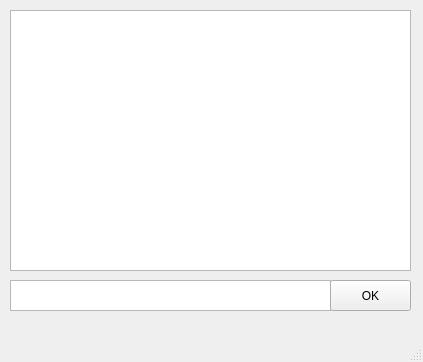
<?xml version="1.0" encoding="UTF-8"?>
<ui version="4.0">
 <class>MainWindow</class>
 <widget class="QMainWindow" name="MainWindow">
  <property name="geometry">
   <rect>
    <x>0</x>
    <y>0</y>
    <width>423</width>
    <height>362</height>
   </rect>
  </property>
  <property name="windowTitle">
   <string>MainWindow</string>
  </property>
  <widget class="QWidget" name="centralwidget">
   <widget class="QTextEdit" name="textEdit_1">
    <property name="geometry">
     <rect>
      <x>10</x>
      <y>10</y>
      <width>401</width>
      <height>261</height>
     </rect>
    </property>
   </widget>
   <widget class="QTextEdit" name="textEdit_2">
    <property name="geometry">
     <rect>
      <x>10</x>
      <y>280</y>
      <width>321</width>
      <height>31</height>
     </rect>
    </property>
    <property name="inputMethodHints">
     <set>Qt::ImhNone</set>
    </property>
   </widget>
   <widget class="QPushButton" name="pushButton">
    <property name="geometry">
     <rect>
      <x>330</x>
      <y>280</y>
      <width>81</width>
      <height>31</height>
     </rect>
    </property>
    <property name="text">
     <string>OK</string>
    </property>
   </widget>
  </widget>
  <widget class="QMenuBar" name="menubar">
   <property name="geometry">
    <rect>
     <x>0</x>
     <y>0</y>
     <width>423</width>
     <height>22</height>
    </rect>
   </property>
  </widget>
  <widget class="QStatusBar" name="statusbar"/>
 </widget>
 <resources/>
 <connections/>
</ui>
